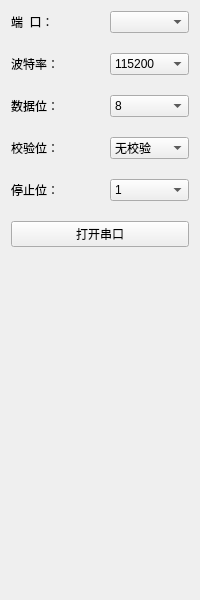
<?xml version="1.0" encoding="UTF-8"?>
<ui version="4.0">
 <class>MSerialWidget</class>
 <widget class="QWidget" name="MSerialWidget">
  <property name="geometry">
   <rect>
    <x>0</x>
    <y>0</y>
    <width>200</width>
    <height>600</height>
   </rect>
  </property>
  <property name="sizePolicy">
   <sizepolicy hsizetype="Fixed" vsizetype="Preferred">
    <horstretch>0</horstretch>
    <verstretch>0</verstretch>
   </sizepolicy>
  </property>
  <property name="minimumSize">
   <size>
    <width>200</width>
    <height>0</height>
   </size>
  </property>
  <property name="maximumSize">
   <size>
    <width>200</width>
    <height>16777215</height>
   </size>
  </property>
  <property name="windowTitle">
   <string>Form</string>
  </property>
  <layout class="QGridLayout" name="gridLayout">
   <property name="spacing">
    <number>20</number>
   </property>
   <item row="0" column="0">
    <widget class="QLabel" name="portLab">
     <property name="text">
      <string>端  口：</string>
     </property>
    </widget>
   </item>
   <item row="1" column="0">
    <widget class="QLabel" name="baudLab">
     <property name="text">
      <string>波特率：</string>
     </property>
    </widget>
   </item>
   <item row="3" column="0">
    <widget class="QLabel" name="CheckLab">
     <property name="text">
      <string>校验位：</string>
     </property>
    </widget>
   </item>
   <item row="4" column="1">
    <widget class="QComboBox" name="stopCobox">
     <item>
      <property name="text">
       <string>1</string>
      </property>
     </item>
     <item>
      <property name="text">
       <string>1.5</string>
      </property>
     </item>
     <item>
      <property name="text">
       <string>2</string>
      </property>
     </item>
    </widget>
   </item>
   <item row="0" column="1">
    <widget class="QComboBox" name="portCobox"/>
   </item>
   <item row="1" column="1">
    <widget class="QComboBox" name="baudCobox">
     <property name="currentIndex">
      <number>10</number>
     </property>
     <item>
      <property name="text">
       <string>1200</string>
      </property>
     </item>
     <item>
      <property name="text">
       <string>2400</string>
      </property>
     </item>
     <item>
      <property name="text">
       <string>4800</string>
      </property>
     </item>
     <item>
      <property name="text">
       <string>9600</string>
      </property>
     </item>
     <item>
      <property name="text">
       <string>14400</string>
      </property>
     </item>
     <item>
      <property name="text">
       <string>19200</string>
      </property>
     </item>
     <item>
      <property name="text">
       <string>38400</string>
      </property>
     </item>
     <item>
      <property name="text">
       <string>43000</string>
      </property>
     </item>
     <item>
      <property name="text">
       <string>57600</string>
      </property>
     </item>
     <item>
      <property name="text">
       <string>76800</string>
      </property>
     </item>
     <item>
      <property name="text">
       <string>115200</string>
      </property>
     </item>
     <item>
      <property name="text">
       <string>128000</string>
      </property>
     </item>
     <item>
      <property name="text">
       <string>230400</string>
      </property>
     </item>
     <item>
      <property name="text">
       <string>256000</string>
      </property>
     </item>
     <item>
      <property name="text">
       <string>460800</string>
      </property>
     </item>
     <item>
      <property name="text">
       <string>921600</string>
      </property>
     </item>
     <item>
      <property name="text">
       <string>1000000</string>
      </property>
     </item>
     <item>
      <property name="text">
       <string>2000000</string>
      </property>
     </item>
     <item>
      <property name="text">
       <string>3000000</string>
      </property>
     </item>
    </widget>
   </item>
   <item row="4" column="0">
    <widget class="QLabel" name="stopLab">
     <property name="text">
      <string>停止位：</string>
     </property>
    </widget>
   </item>
   <item row="2" column="1">
    <widget class="QComboBox" name="dataCobox">
     <property name="currentIndex">
      <number>3</number>
     </property>
     <item>
      <property name="text">
       <string>5</string>
      </property>
     </item>
     <item>
      <property name="text">
       <string>6</string>
      </property>
     </item>
     <item>
      <property name="text">
       <string>7</string>
      </property>
     </item>
     <item>
      <property name="text">
       <string>8</string>
      </property>
     </item>
    </widget>
   </item>
   <item row="3" column="1">
    <widget class="QComboBox" name="checkCobox">
     <item>
      <property name="text">
       <string>无校验</string>
      </property>
     </item>
     <item>
      <property name="text">
       <string>偶校验</string>
      </property>
     </item>
     <item>
      <property name="text">
       <string>奇校验</string>
      </property>
     </item>
    </widget>
   </item>
   <item row="2" column="0">
    <widget class="QLabel" name="dataLab">
     <property name="text">
      <string>数据位：</string>
     </property>
    </widget>
   </item>
   <item row="5" column="0" colspan="2">
    <widget class="QPushButton" name="switchPbtn">
     <property name="text">
      <string>打开串口</string>
     </property>
    </widget>
   </item>
   <item row="6" column="0" colspan="2">
    <spacer name="verticalSpacer">
     <property name="orientation">
      <enum>Qt::Vertical</enum>
     </property>
     <property name="sizeHint" stdset="0">
      <size>
       <width>20</width>
       <height>40</height>
      </size>
     </property>
    </spacer>
   </item>
  </layout>
 </widget>
 <resources/>
 <connections/>
</ui>
